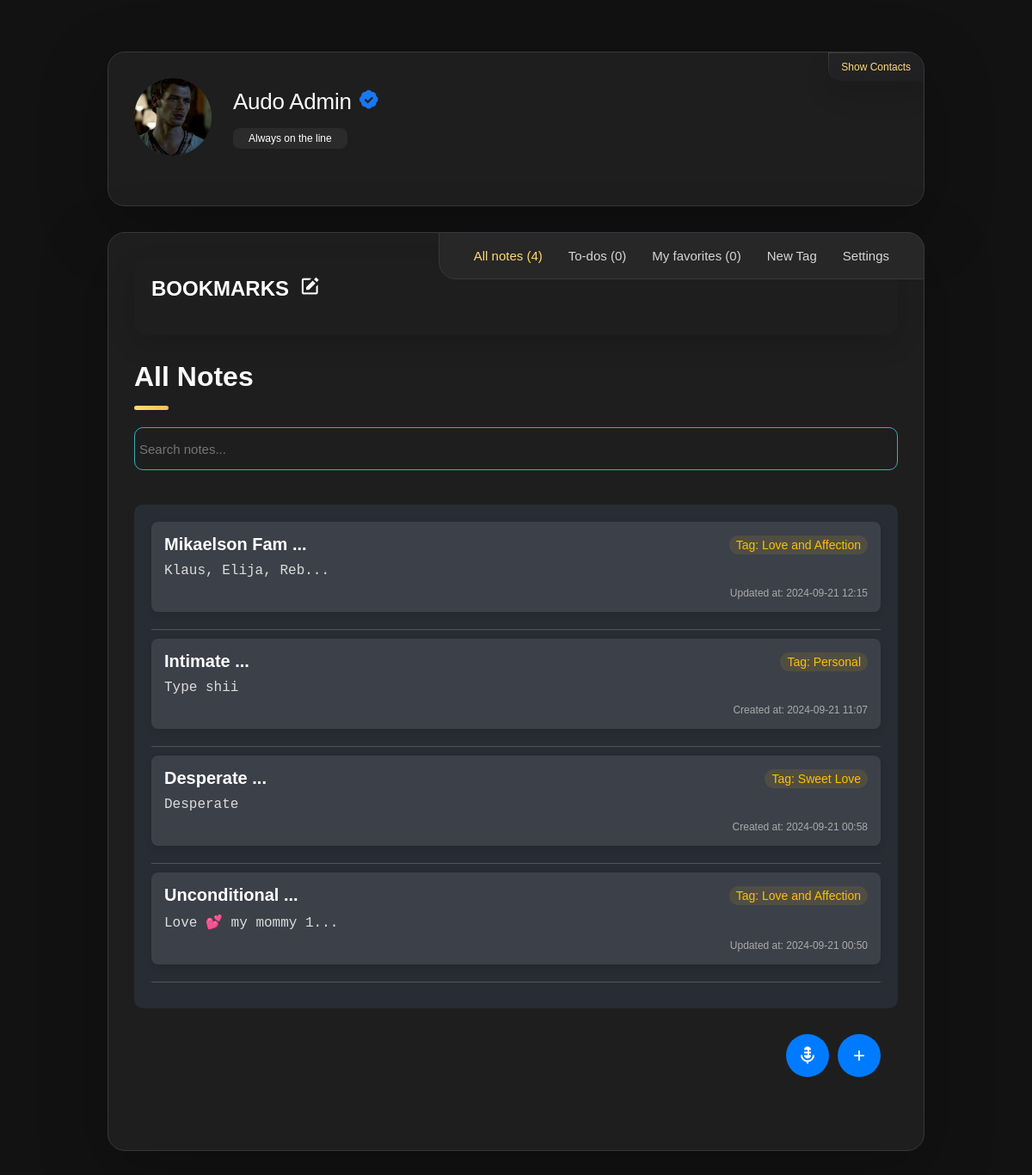
The app's page /user_home (signed in) with its own data.
### website/models.py (models this page shows, shortened)
class User(db.Model, UserMixin):
    id = db.Column(db.Integer, primary_key=True)
    email = db.Column(db.String(150), unique=True)
    password = db.Column(db.String(255))
    first_name = db.Column(db.String(225))
    second_name = db.Column(db.String(225))
    full_name = db.Column(db.String(255))
    profile_picture = db.Column(db.String(255), nullable=True)
    cover_picture = db.Column(db.String(255), nullable=True)
    user_name = db.Column(db.String(255))
    phone_number = db.Column(db.String(20))
    country_code = db.Column(db.String(10), default="+254")
    bio = db.Column(db.String(255))
    time_zone = db.Column(db.String(255))
    date_birth = db.Column(db.String(255))
    gender = db.Column(db.String(255))
    generated_color = db.Column(db.String(7))
    is_2fa_enabled = db.Column(db.Boolean, default=False)
    otp_secret = db.Column(db.String(32), nullable=True)
    temp_otp = db.Column(db.String(32), nullable=True)
    otp_method = db.Column(db.String(10), default='app')
    is_active = db.Column(db.Boolean, default=True)
    is_admin = db.Column(db.Boolean, default=False)
    email_verified = db.Column(db.Boolean, default=False)
    note_tags = db.relationship(
        "NoteTag", back_populates="user", cascade="all, delete-orphan"
    )
    notes = db.relationship("Note", back_populates="user", cascade="all, delete-orphan")
    password_reset_tokens = db.relationship(
        "PasswordResetToken", back_populates="user", cascade="all, delete-orphan"
    )
    notifications = db.relationship(
        "Notification", back_populates="user", cascade="all, delete-orphan"
    )
    todos = db.relationship("ToDo", back_populates="user", cascade="all, delete-orphan")
    email_preferences = db.relationship(
        "EmailPreferences",
        uselist=False,
        back_populates="user",
        cascade="all, delete-orphan",
    )
    push_preferences = db.relationship(
        "PushPreferences",
        uselist=False,
        back_populates="user",
        cascade="all, delete-orphan",
    )
    email_verification_tokens = db.relationship(
        "EmailVerificationToken", back_populates="user", cascade="all, delete-orphan"
    )

class Note(db.Model):
    id = db.Column(db.Integer, primary_key=True)
    title = db.Column(db.String(255), nullable=False)
    content = db.Column(db.Text, nullable=False)
    tag_id = db.Column(db.Integer, db.ForeignKey("note_tag.id"), nullable=False)
    user_id = db.Column(db.Integer, db.ForeignKey("user.id"), nullable=False)
    created_at = db.Column(db.DateTime, default=datetime.utcnow)
    updated_at = db.Column(db.DateTime, onupdate=datetime.utcnow)
    is_favorite = db.Column(db.Boolean, default=False)
    user = db.relationship("User", back_populates="notes")
    tag = db.relationship("NoteTag", back_populates="notes")

class NoteTag(db.Model):
    id = db.Column(db.Integer, primary_key=True)
    name = db.Column(db.String(100), nullable=False)
    color = db.Column(db.String(7), nullable=False, default="#000000")
    user_id = db.Column(db.Integer, db.ForeignKey("user.id"), nullable=False)
    created_at = db.Column(db.DateTime, default=datetime.utcnow)
    user = db.relationship("User", back_populates="note_tags")
    notes = db.relationship("Note", back_populates="tag", cascade="all, delete-orphan")

### website/views.py (the view)
@views.route("/user_home")
@login_required
def user_home():
    tags = NoteTag.query.filter_by(user_id=current_user.id).all()
    tags_with_counts = [
        {
            "id": tag.id,
            "name": tag.name,
            "color": tag.color,
            "note_count": Note.query.filter_by(
                tag_id=tag.id, user_id=current_user.id
            ).count(),
        }
        for tag in tags
    ]
    notes = Note.query.filter_by(user_id=current_user.id).order_by(
        Note.created_at.desc(),
        Note.updated_at.desc()
    ).all()
    return render_template("user_home.html", tags=tags_with_counts, notes=notes)

### website/templates/user_home.html (shortened to what this page needs)
<!DOCTYPE html>
<html lang="en">
  <head>
    <link
      rel="stylesheet"
      href="https://cdnjs.cloudflare.com/ajax/libs/font-awesome/5.15.4/css/all.min.css"
    />
    <link
      rel="stylesheet"
      href="{{ url_for('static', filename='css/user_home.css') }}"
    />
    <link
      href="https://unpkg.com/boxicons@2.1.4/css/boxicons.min.css"
      rel="stylesheet"
    />
  </head>
  <body>
    <main>
      <aside class="sidebar" data-sidebar>
        <div class="sidebar-info">
          <figure class="avatar-box">
            {% if current_user.profile_picture %}
            <img
              src="/static/profile_pics/{{ current_user.profile_picture }}"
              alt="Profile Picture"
              class="profile-image"
            />
            {% else %}
            <i
              class="fas fa-5x"
              style="--background-: {{ current_user.generated_color }}"
              >{{ current_user.first_name[0] }}</i
            >
            {% endif %}
          </figure>
          <div class="info-content">
            <h1 class="name" title="{{ current_user.full_name }}">
              {{ current_user.full_name }} {% if current_user.email_verified %}
              <i class="bx bxs-badge-check" style="color: #1877f2"></i>
              {% endif %}
            </h1>
            <p class="title" title="{{ current_user.bio }}">
              {% if current_user.bio %} {{ current_user.bio }} {% endif %}
            </p>
          </div>
          <button class="info_more-btn" data-sidebar-btn>
            <span>Show Contacts</span>
          </button>
        </div>
      </aside>
      <div class="main-content">
        <nav class="navbar">
          <ul class="navbar-list">
            <li class="navbar-item">
              <a href="/user_home" class="navbar-link active">
                <p>
                  All notes
                  <span
                    style="--background-: {{ current_user.generated_color }}"
                  >
                    ({{ current_user.notes|length }})
                  </span>
                </p>
              </a>
            </li>
            <li class="navbar-item">
              <a
                href="{{ url_for('views.show_todo_page') }}"
                class="navbar-link"
              >
                <p style="--background-: {{ current_user.generated_color }}">
                  To-dos
                  <span> (<span id="todoCount">0</span>)</span>
                </p>
              </a>
            </li>
            <li class="navbar-item">
              <a href="/favorites" class="navbar-link" id="favoriteLink">
                <p style="--background-: {{ current_user.generated_color }}">
                  My favorites
                  <span> (<span id="favoriteCount">0</span>) </span>
                </p>
              </a>
            </li>
            <li class="navbar-item">
              {% if current_user.email_verified %}
              <a
                href="#"
                class="navbar-link new-tag"
                style="--background-: {{ current_user.generated_color }}"
                ><p>New Tag</p></a
              >
              {% endif %}
            </li>
            <li class="navbar-item">
              <a
                href="{{url_for('views.settings')}}"
                class="navbar-link"
                style="--background-: {{ current_user.generated_color }}"
              >
                <p>Settings</p>
              </a>
            </li>
          </ul>
        </nav>
        <article class="about active" id="about">
          <section class="testimonials">
            <div class="tags">
              <p class="section-title">
                BOOKMARKS
                {% if current_user.email_verified %}
                <a href="" class="edit-notes" title="edit tags"><i class="bx bxs-edit"></i></a>
                {% endif %}
              </p>
            </div>
          </section>
          <header>
            <h2 class="h2 article-title">All Notes</h2>
          </header>
          <section class="about-text">
            <div class="search">
              <input
                style="--background-: {{ current_user.generated_color }}"
                type="text"
                id="searchInput"
                placeholder="Search notes..."
                class="input-search"
                autocomplete="off"
              />
            </div>
          </section>
          <section class="service">
            <div class="notes-list">
              <ul id="notesList" data-color="{{current_user.generated_color}}">
                {% if notes %} {% for note in notes %}
                <li
                  data-note-id="{{ note.id }}"
                  data-tag-color="{{ note.tag.color }}"
                  class="note-item"
                  style="--background-: {{ current_user.generated_color }}"
                >
                  <div class="note-header">
                    <h3>{{ note.title.split('\n')[0][:13] }} ...</h3>
                    <span class="note-tag"
                      >Tag: {{ note.tag.name.split('\n')[0][:20] }}</span
                    >
                  </div>
                  <pre class="note-content">
{{ note.content | striptags  | truncate(20, True, '...')}}</pre
                  >
                  <p class="note-time">
                    {% if note.updated_at %} Updated at: {{
                    note.updated_at.strftime('%Y-%m-%d %H:%M') }} {% else %}
                    Created at: {{ note.created_at.strftime('%Y-%m-%d %H:%M') }}
                    {% endif %}
                  </p>
                </li>
                <hr />
                {% endfor %} {% else %}
                <p class="no-notes">No Available Notes</p>
                {% endif %}
              </ul>
              <div class="add-note-toggle">
                <a
                  href="{{url_for('views.show_add_note2')}}"
                  style="--background-: {{ current_user.generated_color }}"
                  class="toggle-add"
                  >+</a
                >
              </div>
              <div class="speech-text">
                <a
                  href="{{url_for('views.show_add_note2')}}"
                  style="--background-: {{ current_user.generated_color }}"
                  class="speech-text-toggle-add"
                  ><i class="bx bxs-microphone-alt" title="Speech-Text"></i
                ></a>
              </div>
            </div>
          </section>
        </article>
      </div>
    </main>
  </body>
</html>

### records on screen
User: profile_picture (picture), full_name "Audo Admin", bio "Always on the line"
Note: title "Mikaelson Fam", tag.name "Love and Affection", content "Klaus, Elija, Reb...", updated_at "2024-09-21 12:15"
Note: title "Intimate", tag.name "Personal", content "Type shii", created_at "2024-09-21 11:07"
Note: title "Desperate", tag.name "Sweet Love", content "Desperate", created_at "2024-09-21 00:58"
Note: title "Unconditional", tag.name "Love and Affection", content "Love 💕 my mommy 1...", updated_at "2024-09-21 00:50"

### other values on screen
{{ current_user.notes|length }} "4"
